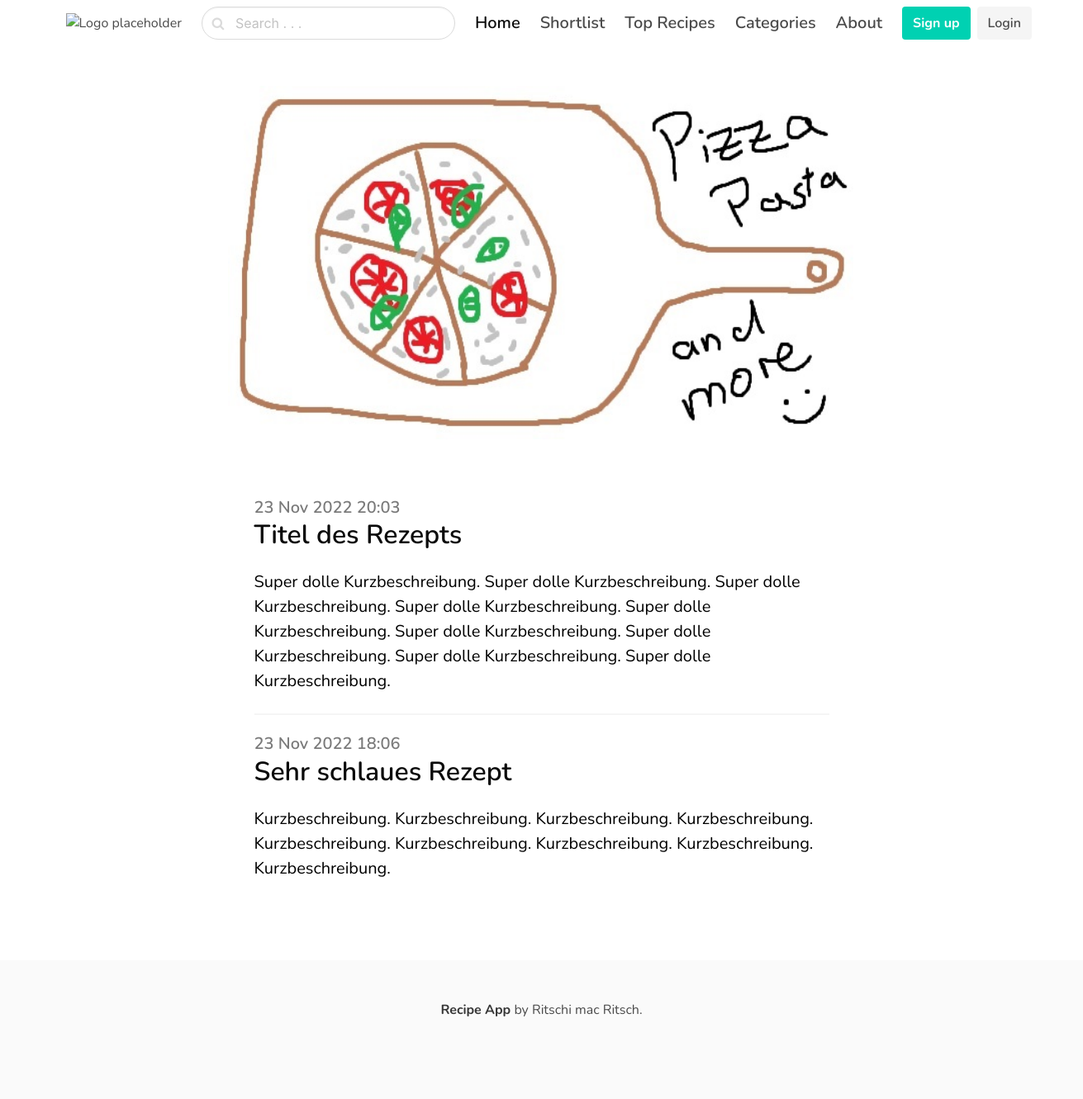
The app's page /, older data.
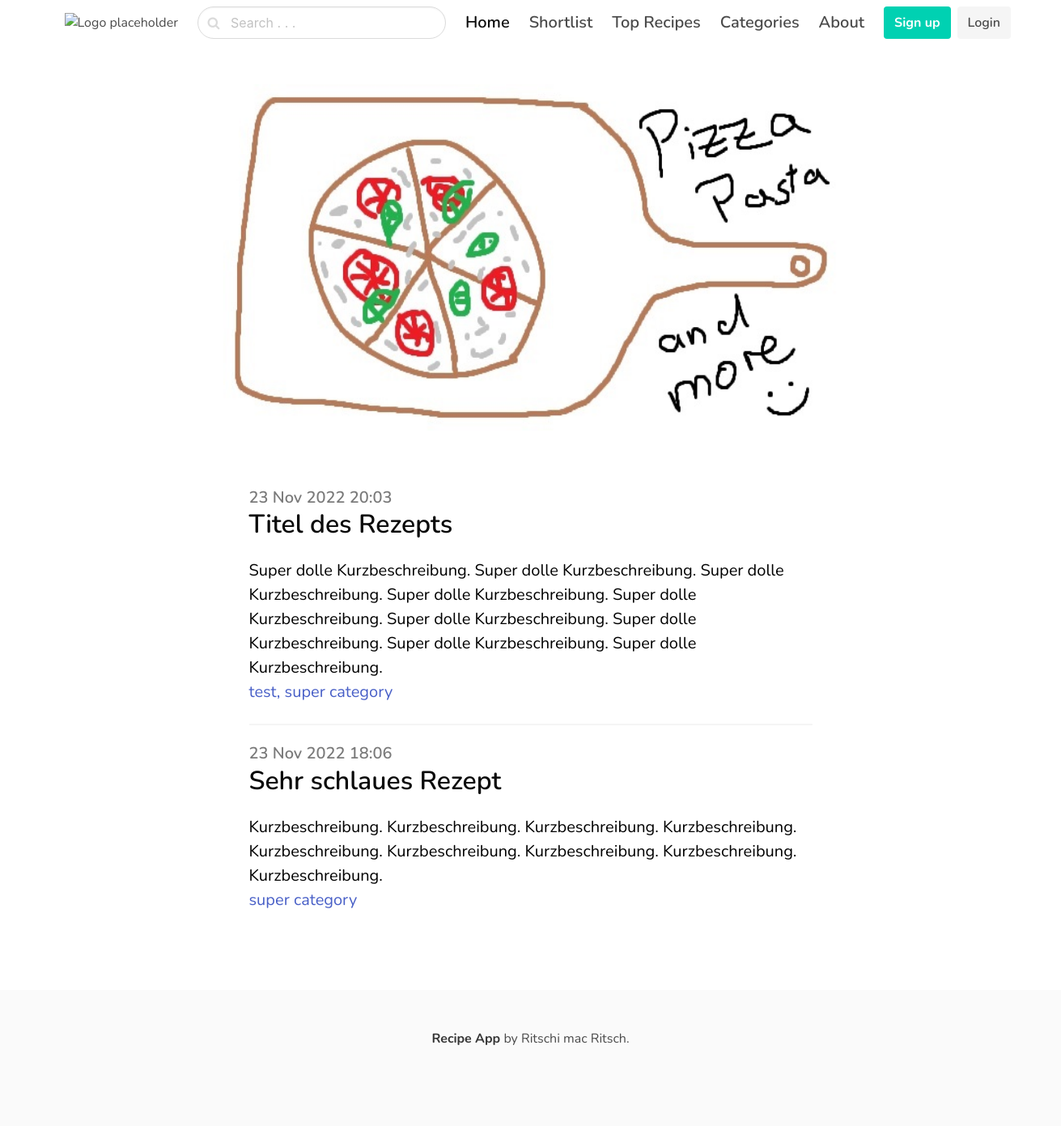
The same page, newer data.
### recipe/models.py (models this page shows, shortened)
class Recipe(models.Model):
    author = models.CharField(max_length=255)
    title = models.CharField(max_length=255)
    slug = models.SlugField()
    brief_description = models.TextField()
    full_description = models.TextField()
    ingredients = models.ManyToManyField(Ingredient, through="IngredientQuantity", related_name='ingredients')
    created_at = models.DateTimeField(auto_now_add=True)
    categories = models.ManyToManyField(Category, related_name="categories")
    base_portions = models.PositiveIntegerField(default=1, validators=[MinValueValidator(1)])
    class Meta:
        ordering = ("-created_at",)

class Category(models.Model):
    name = models.CharField(max_length=255)
    slug = models.SlugField()
    class Meta:
        verbose_name_plural = "Categories"

### core/views.py (the view)
# urls.py: path("", frontpage, name="frontpage"),
def frontpage(request):
    recipes = Recipe.objects.all()
    return render(request, "core/frontpage.html", {"recipes": recipes})

### core/templates/core/frontpage.html (shortened to what this page needs)
{% extends "core/base.html" %}
{% load static %}
{% block content %}
    <section class="hero ">
        <div class="hero-body">
            <div class="container">
                <div class="columns">
                    <div class="column is-8 is-offset-2">
                        <figure class="image is-16by9">
                            <img src="{% static '/core/pizza_stock_photo.jpg' %}" alt="Intro image">
                        </figure>
                    </div>
                </div>
                <section class="section">
                    <div class="columns">
                        <div class="column is-8 is-offset-2">
                            {% for recipe in recipes %}
                                <div class="content is-medium">
                                    <a href="{% url 'recipe_detail' recipe.slug %}" style="color:black">
                                        <h2 class="subtitle is-5 has-text-grey">{{ recipe.created_at|date:"d M Y H:i" }}</h2>
                                        <h1 class="title has-text-black is-3">{{ recipe.title }}</h1>
                                        <p>{{ recipe.brief_description }}</p>
                                    </a>
                                    {% for ele in recipe.categories.all %}
                                        <a href="{% url 'recipe_category' ele.slug %}">{{ ele.name }}{% if forloop.first and not forloop.revcounter0 < 1 %},{% endif %}</a>
                                    {% endfor %}
                                </div>
                                {% if forloop.first %}
                                    <hr>
                                {% endif %}
                            {% endfor %}
                        </div>
                    </div>
                </section>
            </div>
        </div>
    </section>
{% endblock %}

### core/templates/core/base.html (shortened to what this page needs)
{% load static %}
<!DOCTYPE html>
<html>
    <head>
        <link rel="stylesheet" href="https://unpkg.com/bulma@0.9.3/css/bulma.min.css" />
        <link href="https://stackpath.bootstrapcdn.com/font-awesome/4.7.0/css/font-awesome.min.css" rel="stylesheet">
    </head>
    <body>
        <nav class="navbar">
            <div class="container">
                <div class="navbar-brand">
                    <a class="navbar-item" href="/">
                        <img src="" alt="Logo placeholder">
                    </a>
                </div>
                <div id="navbarMenu" class="navbar-menu">
                    <div class="navbar-end">
                        <div class="navbar-item">
                            <div class="control has-icons-left">
                                <form action="{% url 'search' %}" method="get">
                                    <input class="input is-rounded" name="q" type="text" placeholder="Search . . .">
                                    <span class="icon is-left">
                                    </span>
                                </form>
                            </div>
                        </div>
                        <a class="navbar-item is-size-5 has-text-weight-semibold {% if request.resolver_match.url_name == 'frontpage' %}is-active{% endif %}" href="/">
                            Home
                        </a>
                        <a class="navbar-item is-size-5 has-text-weight-semibold {% if request.resolver_match.url_name == 'shortlist' %}is-active{% endif %}" href="/shortlist/">
                            Shortlist
                        </a>
                        <a class="navbar-item is-size-5 has-text-weight-semibold {% if request.resolver_match.url_name == 'top_recipes' %}is-active{% endif %}">
                            Top Recipes
                        </a>
                        <a class="navbar-item is-size-5 has-text-weight-semibold {% if request.resolver_match.url_name == 'recipe_category' %}is-active{% endif %}" href="/category/all/">
                            Categories
                        </a>
                        <a class="navbar-item is-size-5 has-text-weight-semibold {% if request.resolver_match.url_name == 'about' %}is-active{% endif %}" href="/about/">
                            About
                        </a>
                        <div class="navbar-item">
                            <div class="buttons">
                                {% if request.user.is_authenticated %}
                                    <a class="navbar-item button is-danger" href="{% url 'logout' %}">Log out</a>
                                {% else %}
                                    <a class="navbar-item button is-primary" href="{% url 'signup' %}"><strong>Sign up</strong></a>
                                    <a class="navbar-item is-size-6 has-text-weight-semibold button is-light" href="{% url 'login' %}">Login</a>
                                {% endif %}
                            </div>
                    </div>
                </div>
            </div>
        </nav>
        {% block content %}
        {% endblock %}
        <footer class="footer">
            <div class="content has-text-centered">
                <p>
                    <strong>Recipe App</strong> by Ritschi mac Ritsch.
                </p>
            </div>
        </footer>
    </body>
</html>

### core/templates/core/base.html (style rules this page uses)
body { font-family: 'Nunito', sans-serif; }
nav.navbar { height: 6rem !important; box-shadow: 0 1px 3px 0 rgba(0, 0, 0, .1), 0 1px 2px 0 rgba(0, 0, 0, .06) !important; }

Row changes from the older to the newer data that the page shows:
added Category: name "test", shown under Recipe "Titel des Rezepts"
added Category: name "super category"
